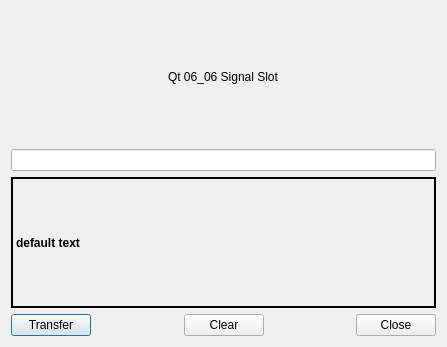
<?xml version="1.0" encoding="UTF-8"?>
<ui version="4.0">
 <class>Dialog</class>
 <widget class="QDialog" name="Dialog">
  <property name="geometry">
   <rect>
    <x>0</x>
    <y>0</y>
    <width>447</width>
    <height>347</height>
   </rect>
  </property>
  <property name="windowTitle">
   <string>Dialog</string>
  </property>
  <layout class="QVBoxLayout" name="verticalLayout">
   <item>
    <layout class="QHBoxLayout" name="horizontalLayout_2">
     <item>
      <spacer name="horizontalSpacer_3">
       <property name="orientation">
        <enum>Qt::Horizontal</enum>
       </property>
       <property name="sizeHint" stdset="0">
        <size>
         <width>40</width>
         <height>20</height>
        </size>
       </property>
      </spacer>
     </item>
     <item>
      <widget class="QLabel" name="titleLabel">
       <property name="text">
        <string>Qt 06_06 Signal Slot</string>
       </property>
      </widget>
     </item>
     <item>
      <spacer name="horizontalSpacer_4">
       <property name="orientation">
        <enum>Qt::Horizontal</enum>
       </property>
       <property name="sizeHint" stdset="0">
        <size>
         <width>40</width>
         <height>20</height>
        </size>
       </property>
      </spacer>
     </item>
    </layout>
   </item>
   <item>
    <widget class="QLineEdit" name="lineEdit"/>
   </item>
   <item>
    <widget class="QLabel" name="outlinedLabel">
     <property name="font">
      <font>
       <weight>75</weight>
       <bold>true</bold>
      </font>
     </property>
     <property name="frameShape">
      <enum>QFrame::WinPanel</enum>
     </property>
     <property name="lineWidth">
      <number>1</number>
     </property>
     <property name="text">
      <string>default text</string>
     </property>
    </widget>
   </item>
   <item>
    <layout class="QHBoxLayout" name="horizontalLayout">
     <item>
      <widget class="QPushButton" name="transferButton">
       <property name="text">
        <string>Transfer</string>
       </property>
      </widget>
     </item>
     <item>
      <spacer name="horizontalSpacer">
       <property name="orientation">
        <enum>Qt::Horizontal</enum>
       </property>
       <property name="sizeHint" stdset="0">
        <size>
         <width>40</width>
         <height>20</height>
        </size>
       </property>
      </spacer>
     </item>
     <item>
      <widget class="QPushButton" name="clearButton">
       <property name="text">
        <string>Clear</string>
       </property>
      </widget>
     </item>
     <item>
      <spacer name="horizontalSpacer_2">
       <property name="orientation">
        <enum>Qt::Horizontal</enum>
       </property>
       <property name="sizeHint" stdset="0">
        <size>
         <width>40</width>
         <height>20</height>
        </size>
       </property>
      </spacer>
     </item>
     <item>
      <widget class="QPushButton" name="closeButton">
       <property name="text">
        <string>Close</string>
       </property>
      </widget>
     </item>
    </layout>
   </item>
  </layout>
 </widget>
 <layoutdefault spacing="6" margin="11"/>
 <resources/>
 <connections/>
</ui>
